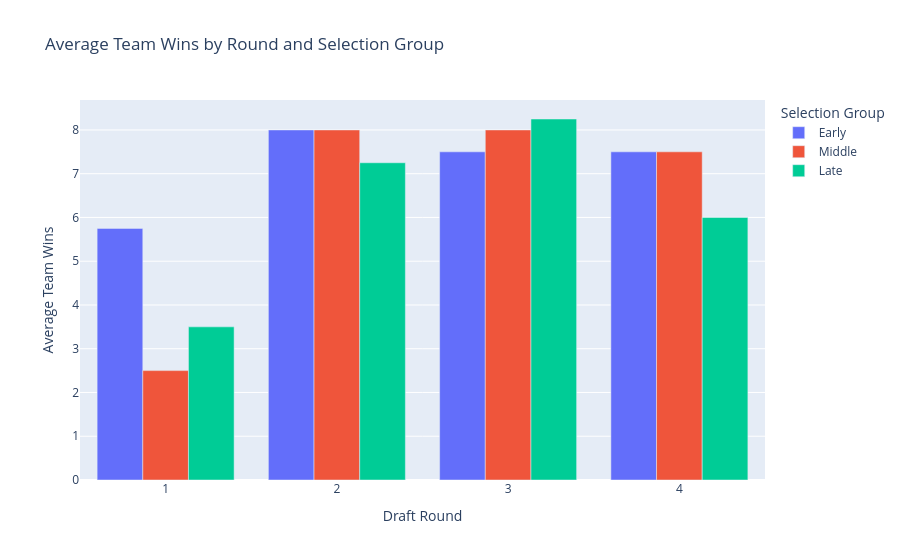

Notebook code for this chart:
### Code cell
# Creates a combined bar chart that displays the average number of team wins based on
# which pick group and round each team selected

# Because this draft was a snake draft (first person in round 1 picks last in round 2
# then picks first again in round 3, etc.) the teams selecting early changes with each 
# round

fig = px.bar(
    wins_summary,
    x="round",
    y="average_wins",
    color="pick_group",
    barmode="group",
    category_orders={
        "pick_group": ["Early", "Middle", "Late"]
    },
    labels={
        "round": "Draft Round",
        "average_wins": "Average Team Wins",
        "pick_group": "Selection Group",
    },
    title="Average Team Wins by Round and Selection Group",
)

fig.show()

### Figure 1 — Plotly figure (JSON) as saved in the notebook; plotly's stock layout.template omitted (floating-point values rounded to 4 significant figures)
{"data": [{"alignmentgroup": "True", "hovertemplate": "Selection Group=Early<br>Draft Round=%{x}<br>Average Team Wins=%{y}<extra></extra>", "legendgroup": "Early", "marker": {"color": "#636efa", "pattern": {"shape": ""}}, "name": "Early", "offsetgroup": "Early", "orientation": "v", "showlegend": true, "textposition": "auto", "type": "bar", "x": [1, 2, 3, 4], "xaxis": "x", "y": [5.75, 8.0, 7.5, 7.5], "yaxis": "y"}, {"alignmentgroup": "True", "hovertemplate": "Selection Group=Middle<br>Draft Round=%{x}<br>Average Team Wins=%{y}<extra></extra>", "legendgroup": "Middle", "marker": {"color": "#EF553B", "pattern": {"shape": ""}}, "name": "Middle", "offsetgroup": "Middle", "orientation": "v", "showlegend": true, "textposition": "auto", "type": "bar", "x": [1, 2, 3, 4], "xaxis": "x", "y": [2.5, 8.0, 8.0, 7.5], "yaxis": "y"}, {"alignmentgroup": "True", "hovertemplate": "Selection Group=Late<br>Draft Round=%{x}<br>Average Team Wins=%{y}<extra></extra>", "legendgroup": "Late", "marker": {"color": "#00cc96", "pattern": {"shape": ""}}, "name": "Late", "offsetgroup": "Late", "orientation": "v", "showlegend": true, "textposition": "auto", "type": "bar", "x": [1, 2, 3, 4], "xaxis": "x", "y": [3.5, 7.25, 8.25, 6.0], "yaxis": "y"}], "layout": {"barmode": "group", "legend": {"title": {"text": "Selection Group"}, "tracegroupgap": 0}, "title": {"text": "Average Team Wins by Round and Selection Group"}, "xaxis": {"anchor": "y", "domain": [0, 1], "title": {"text": "Draft Round"}}, "yaxis": {"anchor": "x", "domain": [0, 1], "title": {"text": "Average Team Wins"}}}}
